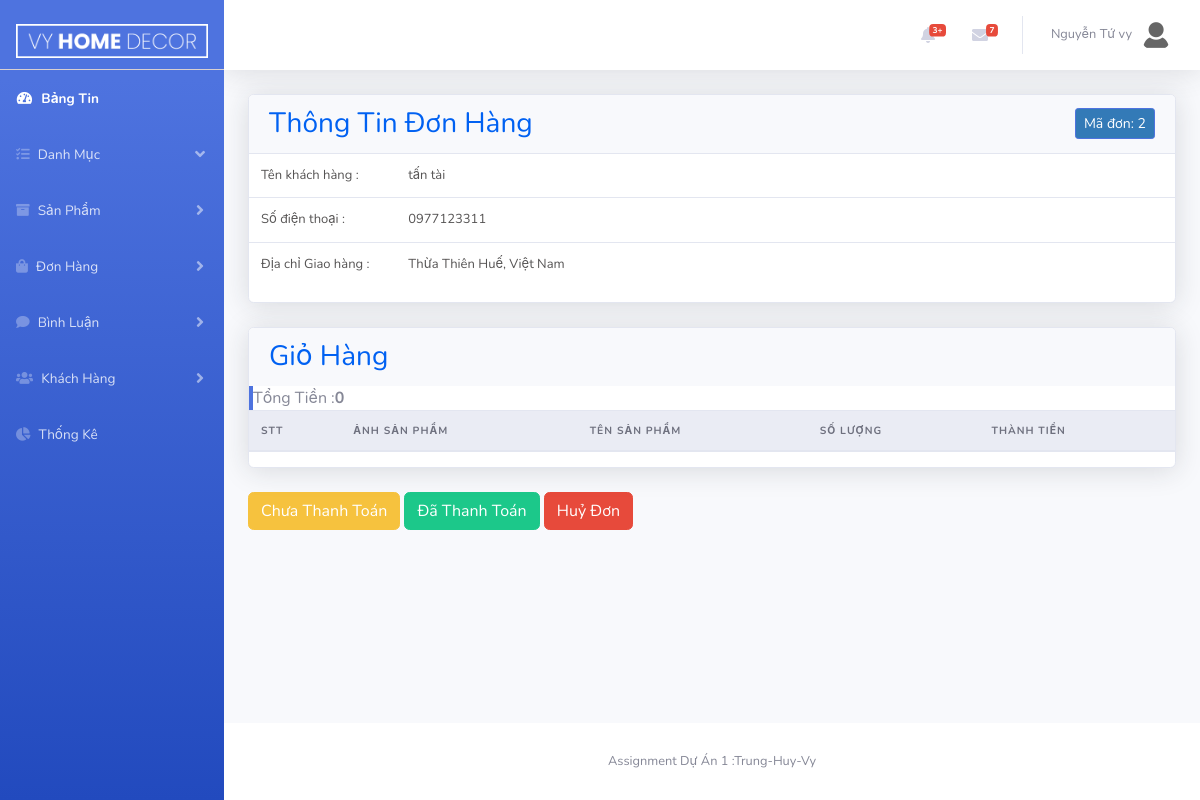
Before: /Admin/index.php?act=bill&edit=2&custId=4 (signed in) with the older database file.
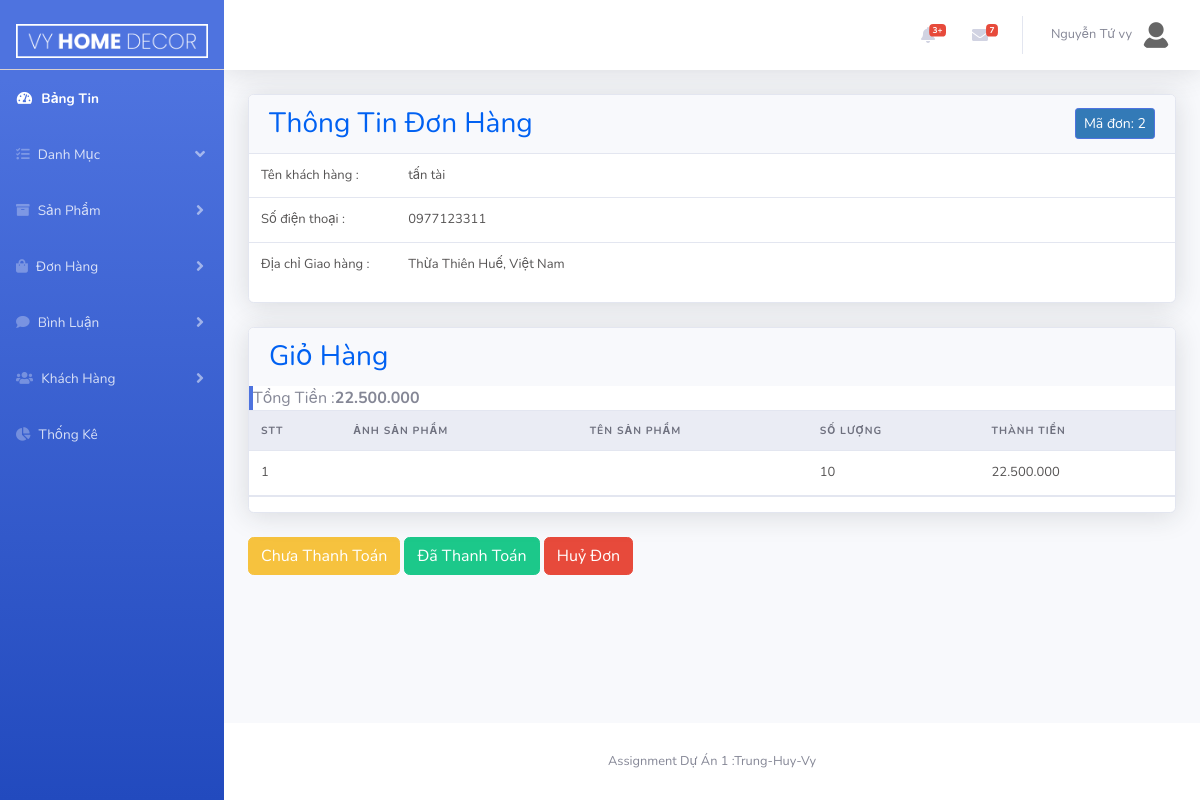
After: the same page with the newer database file.
### tables this page shows
CREATE TABLE `tbl_bill_detail` (
  `billId` int(10) NOT NULL,
  `prodId` int(10) NOT NULL,
  `quantity` int(10) NOT NULL,
  `price` float NOT NULL,
  `image` text NOT NULL
);

### model/pdo.php (called while the page is built, shortened)
<?php
function pdo_get_connection()
{   $servername="localhost";
    $username='root';
    $password='';
    try{
        $dburl="mysql:host=$servername;dbname=vyhomedecor; charset=utf8";
        $conn = new PDO($dburl,$username,$password);
        $conn->setAttribute(PDO::ATTR_ERRMODE,PDO::ERRMODE_EXCEPTION);
        return $conn;
        }
        catch(PDOException $e){
            return "lỗi kết nối :". $e->getMessage();
        }
}
function pdo_query($sql){
    $sql_args = array_slice(func_get_args(),1);
    try{
        $conn =pdo_get_connection();
        $stmt =$conn->prepare($sql);
        $stmt -> execute($sql_args);
        $row =$stmt->fetchAll();
        return $row;
    }catch(PDOException $e){
        throw $e;
    }
    finally{
        unset($conn);
    }
}
function pdo_query_one($sql){
    $sql_args = array_slice(func_get_args(),1);
    try{
        $conn =pdo_get_connection();
        $stmt =$conn->prepare($sql);
        $stmt -> execute($sql_args);
        $row =$stmt->fetch(PDO::FETCH_ASSOC);
        return $row;
    }catch(PDOException $e){
        throw $e;
    }
    finally{
        unset($conn);
    }
}
?>

### model/customer.php (called while the page is built, shortened)
<?php
include_once 'pdo.php';
function loadOne_customer($custId)
{
   $sql="SELECT * FROM tbl_customer where custId= $custId";
   $res =pdo_query_one($sql);
   return $res;
}
?>

### model/bill.php (called while the page is built, shortened)
<?php
    function loadOne_bill($billId){
        $sql="SELECT * FROM tbl_bill_detail where billId =$billId";
        return pdo_query($sql);
    }
?>

### Admin/bill/edit.php (the view, shortened to what the changed rows need)
<div class="row">
    <div class="col-xl-12">
        <div class="card">
            <div class="card-header border-0">
                <div class="row align-items-center">
                    <div class="col">
                        <h3 class="mb-0">Thông Tin Đơn Hàng </h3>
                    </div>
                    <div class="col text-right">
                        <a href="#!" class="btn btn-sm btn-primary">Mã đơn: <?=$billId?></a>
                    </div>
                </div>
            </div>
            <div class="table-responsive">
                <table class="table align-items-center table-flush">
                    <tbody>
                        <tr>
                            <td width="150" scope="row">Tên khách hàng :</td>
                            <td width="800"><?=$loadOne_cust['custName']?></td>
                        </tr>
                        <tr>
                            <td>Số điện thoại :</td>
                            <td><?=$loadOne_cust['phone']?></td>
                        </tr>
                        <tr>
                            <td>Địa chỉ Giao hàng :</td>
                            <td><?=$loadOne_cust['address']?></td>
                        </tr>
                    </tbody>
                </table>
            </div>
        </div>
    </div>
</div>
<br>
<div class="row">
    <div class="col-xl-12">
        <div class="card">
            <div class="card-header border-0">
                <div class="row align-items-center">
                    <div class="col">
                        <h3 class="mb-0">Giỏ Hàng</h3>
                    </div>
                </div>
            </div>
            <div class="table-responsive">
                <form action="" method="post">
                    <table class="table align-items-center table-flush">
                        <thead class="thead-light">
                            <tr>
                                <th scope="col">STT</th>
                                <th scope="col">Ảnh Sản Phẩm</th>
                                <th scope="col">Tên Sản Phẩm</th>
                                <th scope="col">số Lượng</th>
                                <th scope="col">Thành Tiền</th>
                            </tr>
                        </thead>
                        <tbody>
                           <?php
                              $total = 0;
                              $STT = 1;
                              foreach ($loadOne_bill as $value) {
                                  extract($value);
                                  $total+= $price * $quantity;
                           ?>
                                <tr>
                                    <td><?=$STT++?></td>
                                    <td><img width="100" src="<?= BASE_URL ?>uploads/<?= $image ?>" alt=""></td>
                                    <td><?=$prodName?></td>
                                    <td><?=$quantity?></td>
                                    <td><?=number_format (($quantity * $price), 0, ',', '.')?></td>
                                </tr>
                            <?php
                              }
                            ?>
                        </tbody>
                        <tr> <div class="border-left-primary">Tổng Tiền :<b><?=number_format ($total, 0, ',', '.')?></b></div> </tr>
                    </table>
            </div>
        </div>
    </div>
</div>
<br>
<div class="dieu_khien">
    <form action="" method="post">
        <button class="btn btn-warning " onclick="return confirm('Xác nhận Đơn Hàng Chưa Thanh Toán ?')" type="submit" name="bill-status" value="0">Chưa Thanh Toán</button>
        <button class="btn btn-success " onclick="return confirm('Xác nhận Đơn Hàng Đã Thanh Toán ?')" type="submit" name="bill-status" value="1">Đã Thanh Toán</button>
        <button class="btn btn-danger " onclick="return confirm('Xác nhận Huỷ Đơn ?')" type="submit" name="bill-status" value="2">Huỷ Đơn </button>
    </form>
</div>

Changed rows visible on the page:
added tbl_bill_detail: quantity "10", $quantity * $price "22.500.000"
Other visible differences:
$total: "0" → "22.500.000"
